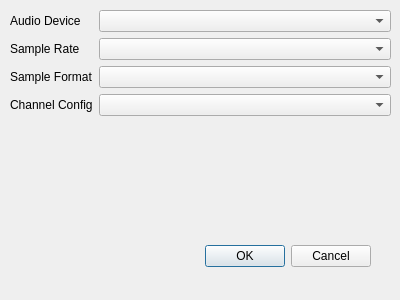
<?xml version="1.0" encoding="UTF-8"?>
<ui version="4.0">
 <class>SettingsAudio</class>
 <widget class="QDialog" name="SettingsAudio">
  <property name="geometry">
   <rect>
    <x>0</x>
    <y>0</y>
    <width>400</width>
    <height>300</height>
   </rect>
  </property>
  <property name="windowTitle">
   <string>OpenMic Server | Audio Settings</string>
  </property>
  <widget class="QDialogButtonBox" name="buttonBox">
   <property name="geometry">
    <rect>
     <x>30</x>
     <y>240</y>
     <width>341</width>
     <height>32</height>
    </rect>
   </property>
   <property name="orientation">
    <enum>Qt::Horizontal</enum>
   </property>
   <property name="standardButtons">
    <set>QDialogButtonBox::Cancel|QDialogButtonBox::Ok</set>
   </property>
  </widget>
  <widget class="QWidget" name="formLayoutWidget">
   <property name="geometry">
    <rect>
     <x>10</x>
     <y>10</y>
     <width>381</width>
     <height>221</height>
    </rect>
   </property>
   <layout class="QFormLayout" name="formLayout">
    <item row="0" column="0">
     <widget class="QLabel" name="deviceLbl">
      <property name="text">
       <string>Audio Device</string>
      </property>
     </widget>
    </item>
    <item row="0" column="1">
     <widget class="QComboBox" name="device"/>
    </item>
    <item row="1" column="0">
     <widget class="QLabel" name="sampleRateLbl">
      <property name="text">
       <string>Sample Rate</string>
      </property>
     </widget>
    </item>
    <item row="1" column="1">
     <widget class="QComboBox" name="sampleRate"/>
    </item>
    <item row="2" column="0">
     <widget class="QLabel" name="sampleFormatLbl">
      <property name="text">
       <string>Sample Format</string>
      </property>
     </widget>
    </item>
    <item row="2" column="1">
     <widget class="QComboBox" name="sampleFormat"/>
    </item>
    <item row="3" column="0">
     <widget class="QLabel" name="channelConfigLbl">
      <property name="text">
       <string>Channel Config</string>
      </property>
     </widget>
    </item>
    <item row="3" column="1">
     <widget class="QComboBox" name="channelConfig"/>
    </item>
   </layout>
  </widget>
 </widget>
 <resources/>
 <connections>
  <connection>
   <sender>buttonBox</sender>
   <signal>accepted()</signal>
   <receiver>SettingsAudio</receiver>
   <slot>accept()</slot>
   <hints>
    <hint type="sourcelabel">
     <x>248</x>
     <y>254</y>
    </hint>
    <hint type="destinationlabel">
     <x>157</x>
     <y>274</y>
    </hint>
   </hints>
  </connection>
  <connection>
   <sender>buttonBox</sender>
   <signal>rejected()</signal>
   <receiver>SettingsAudio</receiver>
   <slot>reject()</slot>
   <hints>
    <hint type="sourcelabel">
     <x>316</x>
     <y>260</y>
    </hint>
    <hint type="destinationlabel">
     <x>286</x>
     <y>274</y>
    </hint>
   </hints>
  </connection>
 </connections>
</ui>
